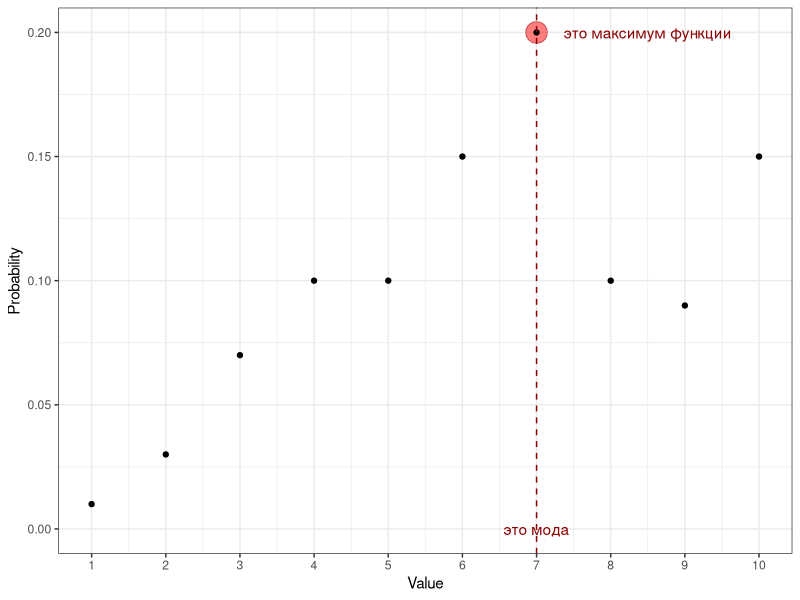
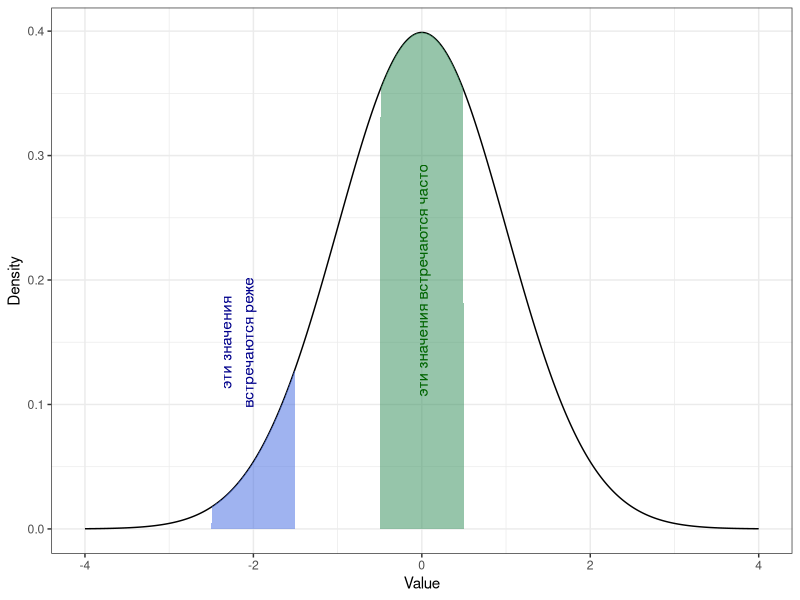
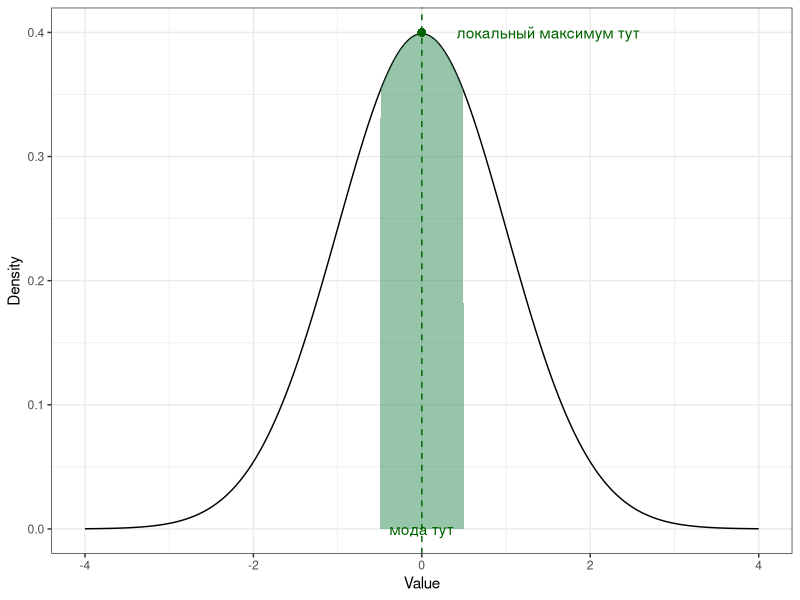
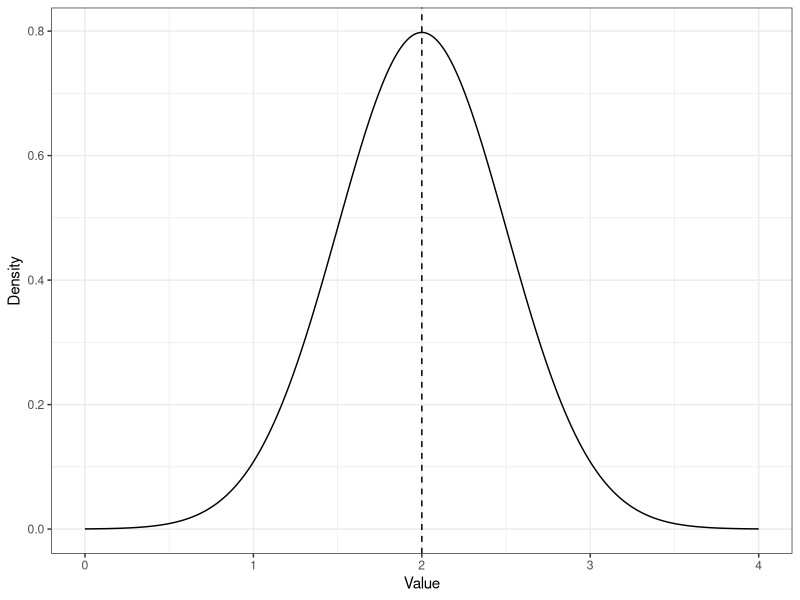
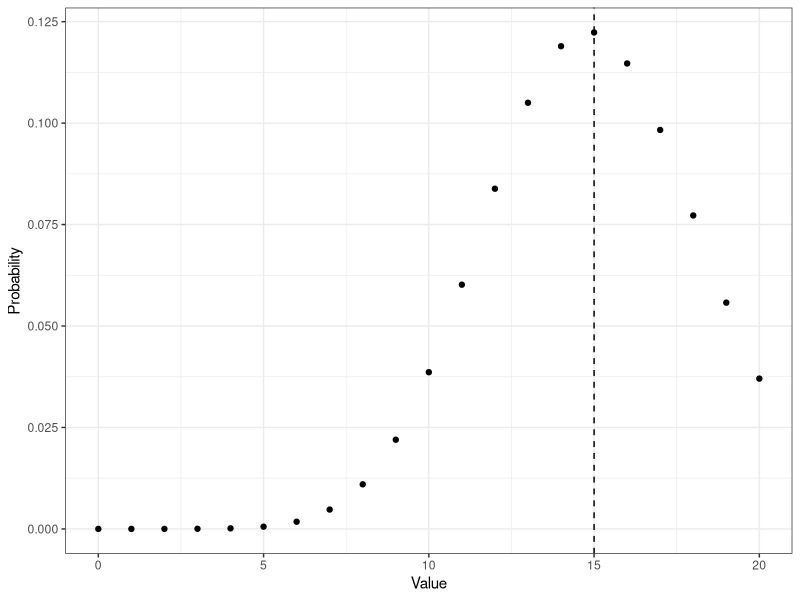
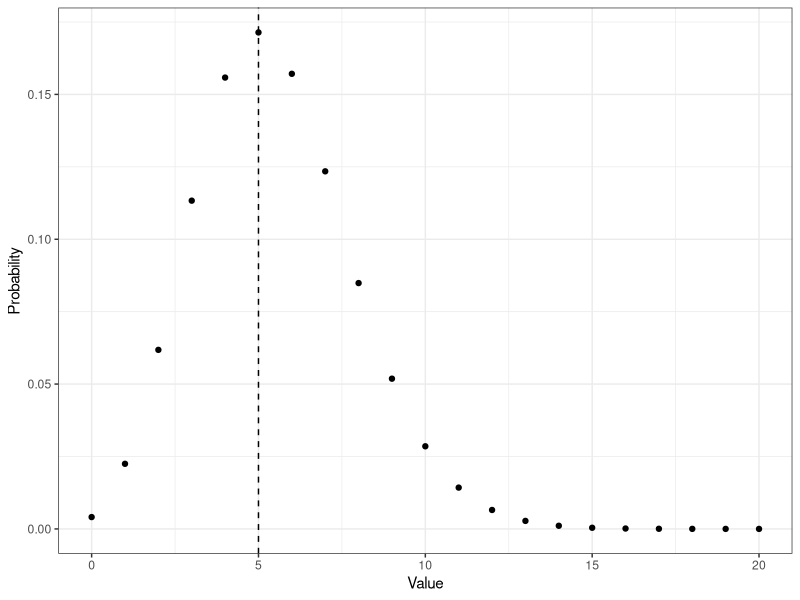
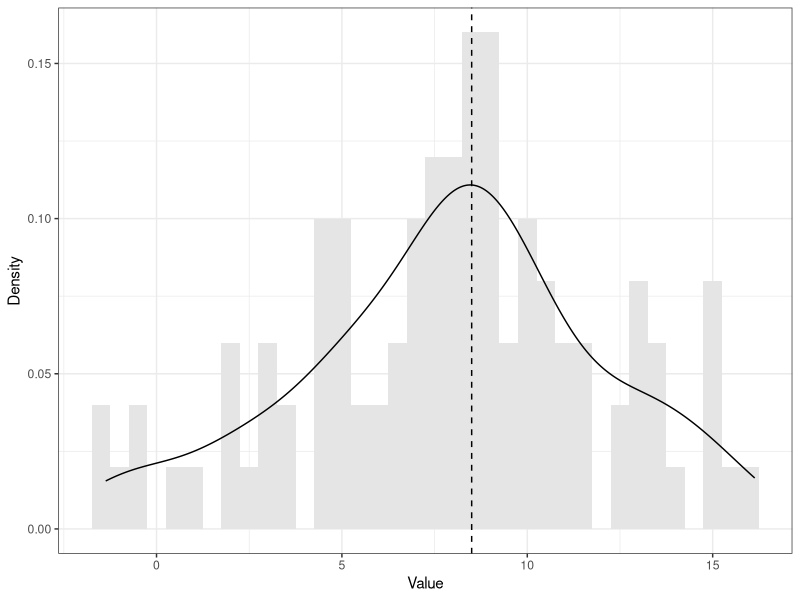
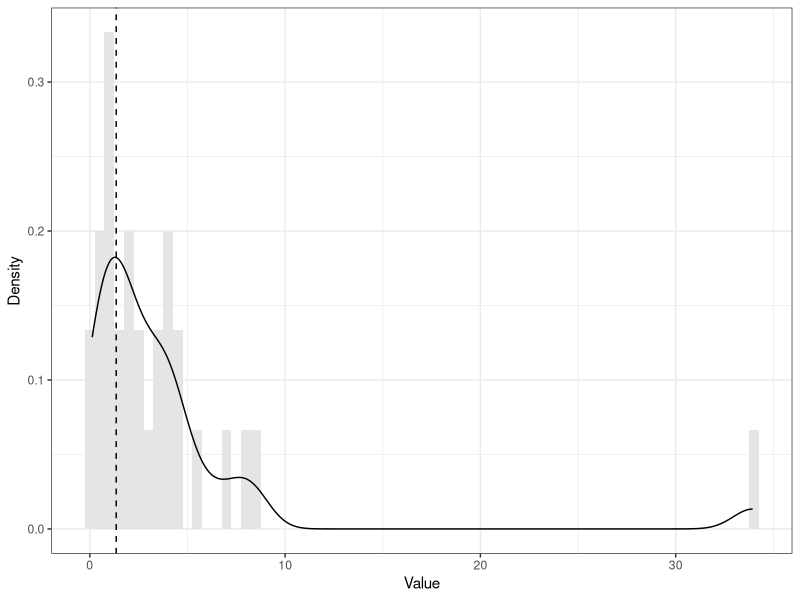

Source code (R) for these figures, in order:
## ---- chunk 1
library(tidyverse)
theme_set(theme_bw())
## ---- chunk 2
#| label: fig-mode-pmf
#| fig-cap: "Определение моды с помощью функции вероятности"


tibble(x = 1:10,
       y = c(.01, .03, .07, .1, .1, .15, .2, .1, .09, .15)) |> 
  ggplot(aes(x, y)) +
  annotate(geom = "point", x = 7, y = 0.2, size = 7, shape = 21, color = "darkred", fill = "red", alpha = .5) +
  geom_point() +
  geom_vline(xintercept = 7, color = "darkred", linetype = "dashed") +
  annotate(geom = "text", label = "это максимум функции", 
           x = 8.5, y = 0.2, color = "darkred") +
  annotate(geom = "text", label = "это мода", 
           x = 7, y = 0, color = "darkred") +
  scale_x_continuous(breaks = 1:10) +
  labs(x = "Value", y = "Probability")
## ---- chunk 3
mode_cont_data <- tibble(x = seq(-4, 4, by = .01), y = dnorm(x))
mode_high_freq <- mode_cont_data |> filter(x > -.5 & x < .5)
mode_low_freq <- mode_cont_data |> filter(x > -2.5 & x < -1.5)
## ---- chunk 4
#| label: fig-continuous-freqs
#| fig-cap: "Частоты интервалов значений непрерывной случайной величины на функции плотности распределения"


ggplot(mode_cont_data,
       aes(x, y)) +
  geom_line() +
  geom_polygon(data = tibble(y = c(0, 0), x = c(.5, -.5)) |> 
                 bind_rows(mode_high_freq),
               fill = "seagreen", alpha = .5) +
  geom_polygon(data = tibble(y = c(0, 0), x = c(-1.5, -2.5)) |>
                 bind_rows(mode_low_freq),
               fill = "royalblue", alpha = .5) +
  annotate(geom = "text", label = "эти значения встречаются часто",
           x = 0, y = .2, angle = 90, color = "darkgreen") +
  annotate(geom = "text", label = "эти значения\nвстречаются реже",
           x = -2.2, y = .15, angle = 90, color = "darkblue") +
  labs(x = "Value", y = "Density")
## ---- chunk 5
#| label: fig-continuous-mode
#| fig-cap: "Положение моды на функции плотности [стандартного] нормального распределения"


ggplot(mode_cont_data,
       aes(x, y)) +
  geom_line() +
  geom_polygon(data = tibble(y = c(0, 0), x = c(.5, -.5)) |> 
                 bind_rows(mode_high_freq),
               fill = "seagreen", alpha = .5) +
  geom_vline(xintercept = 0, linetype = "dashed", color = "darkgreen") +
  geom_point(aes(x = 0, y = .4), color = "darkgreen", size = 2) +
  annotate(geom = "text", label = "мода тут",
           x = 0, y = 0, color = "darkgreen") +
  annotate(geom = "text", label = "локальный максимум тут",
           x = 1.5, y = 0.4, color = "darkgreen") +
  labs(x = "Value", y = "Density")
## ---- chunk 6
#| label: fig-norm-mode
#| fig-cap: "Нормальное распределение (μ = 2$, σ = 0.5). Пунктирной линией обозначено положение моды."


tibble(x = seq(0, 4, by = .01),
       y = dnorm(x, mean = 2, sd = 0.5)) |> 
  ggplot(aes(x, y)) +
  geom_line() +
  geom_vline(xintercept = 2, linetype = "dashed") +
  labs(x = "Value", y = "Density")
## ---- chunk 7
#| label: fig-binom-mode
#| fig-cap: "Биномиальное распределение (n = 50, p = 0.3). Пунктирной линией обозначено положение моды."


tibble(x = seq(0, 20, by = 1),
       y = dbinom(x, prob = 0.3, size = 50)) |> 
  ggplot(aes(x, y)) +
  geom_point() +
  geom_vline(xintercept = 15, linetype = "dashed") +
  labs(x = "Value", y = "Probability")
## ---- chunk 8
#| label: fig-poiss-mode
#| fig-cap: "Распределение Пуассона (λ = 5.5). Пунктирной линией обозначено положение моды."


tibble(x = seq(0, 20, by = 1),
       y = dpois(x, lambda = 5.5)) |> 
  ggplot(aes(x, y)) +
  geom_point() +
  geom_vline(xintercept = 5, linetype = "dashed") +
  labs(x = "Value", y = "Probability")
## ---- chunk 9
#| label: fig-mode-norm-sample
#| fig-cap: "Эмпирическое распределение, сгенерированное из нормального распределения (μ = 8, σ = 4, n = 100). `set.seed(314)`. Пунктирной линией обозначено положение моды."

set.seed(314)
tibble(x = rnorm(100, mean = 8, sd = 4)) |> 
  ggplot(aes(x = x)) +
  geom_histogram(aes(y = after_stat(density)), 
                 fill = "gray90", binwidth = .5) +
  geom_density() +
  geom_vline(xintercept = 8.5, linetype = "dashed") +
  labs(x = "Value", y = "Density")
## ---- chunk 10
#| label: fig-mode-nbinom-sample
#| fig-cap: "Эмпирическое распределение, сгенерированное из логнормального распределения (μ = 1.1, σ = 1.39, n = 30). `set.seed(314)`. Пунктирной линией обозначено положение моды."

set.seed(314)
tibble(x = rlnorm(n = 30, meanlog = 1.1, sdlog = 1.39)) |> 
  ggplot(aes(x = x)) +
  geom_histogram(aes(y = after_stat(density)), 
                 fill = "gray90", binwidth = .5) +
  geom_density() +
  geom_vline(xintercept = 1.35, linetype = "dashed") +
  labs(x = "Value", y = "Density")
## ---- chunk 11
#| label: fig-bimodal
#| fig-cap: Бимодальное распределение. Сгенерировано из двух нормальных распределений (μ<sub>1</sub> = 1.5, σ<sub>1</sub> = 0.4, n<sub>1</sub> = 80; μ<sub>2</sub> = 4, σ<sub>2</sub> = 0.5, n<sub>2</sub> = 40). `set.seed(65)`. Пунктирными линиями обозначены положения мод.

set.seed(65)
tibble(x = c(rnorm(80, 1.5, 0.4), rnorm(40, 4, 0.5))) |> 
  ggplot(aes(x)) +
  geom_histogram(aes(y = after_stat(density)), 
                 fill = "gray90", binwidth = .4) +
  geom_density() +
  geom_vline(xintercept = 1.5, linetype = "dashed") +
  geom_vline(xintercept = 4.1, linetype = "dashed") +
  labs(x = "Value", y = "Density")
## ---- chunk 12
#| label: fig-polymodal
#| fig-cap: Полимодальное распределение. Сгенерировано из двух нормальных распределений (μ<sub>1</sub> = 1.5, σ<sub>1</sub> = 0.3, n<sub>1</sub> = 80; μ<sub>2</sub> = 3.4, σ<sub>2</sub> = 0.5, n<sub>2</sub> = 40) и бета-распределения (α = 2, β = 4, n = 50). `set.seed(65)`. Пунктирными линиями обозначены положения мод.

set.seed(65)
tibble(x = c(rnorm(80, 1.5, 0.3), rnorm(40, 3.4, 0.5), rbeta(50, 2, 4))) |> 
  ggplot(aes(x)) +
  geom_histogram(aes(y = after_stat(density)), 
                 fill = "gray90", binwidth = .4) +
  geom_density() +
  geom_vline(xintercept = 0.4, linetype = "dashed") +
  geom_vline(xintercept = 1.45, linetype = "dashed") +
  geom_vline(xintercept = 3.5, linetype = "dashed") +
  labs(x = "Value", y = "Density")
## ---- chunk 13
#| label: fig-bimodal-struct
#| fig-cap: "Структура бимодального распределения из @fig-bimodal. Для удобства сопоставления графиков плотностей вероятности по оси ординат отложены частоты."

set.seed(65)
tibble(x = c(rnorm(80, 1.5, 0.4), rnorm(40, 4, 0.5)),
       d = c(rep("A", times = 80), rep("B", times = 40))) -> bimodal_struct_data
gridExtra::grid.arrange(
  bimodal_struct_data |> 
    ggplot(aes(x)) +
    geom_histogram(fill = "gray90", binwidth = .4) +
    geom_density(aes(y = after_stat(count))) +
    geom_vline(xintercept = 1.5, linetype = "dashed") +
    geom_vline(xintercept = 4.1, linetype = "dashed") +
    labs(x = "Value", y = "Count"),
  
  bimodal_struct_data |> 
    ggplot(aes(x)) +
    geom_histogram(aes(fill = d), 
                   alpha = .3, binwidth = .4) +
    geom_density(aes(y = after_stat(count), color = d)) +
    geom_vline(xintercept = 1.5, linetype = "dashed") +
    geom_vline(xintercept = 4.1, linetype = "dashed") +
    guides(color = "none", fill = "none") +
    labs(x = "Value", y = "Count")
)
